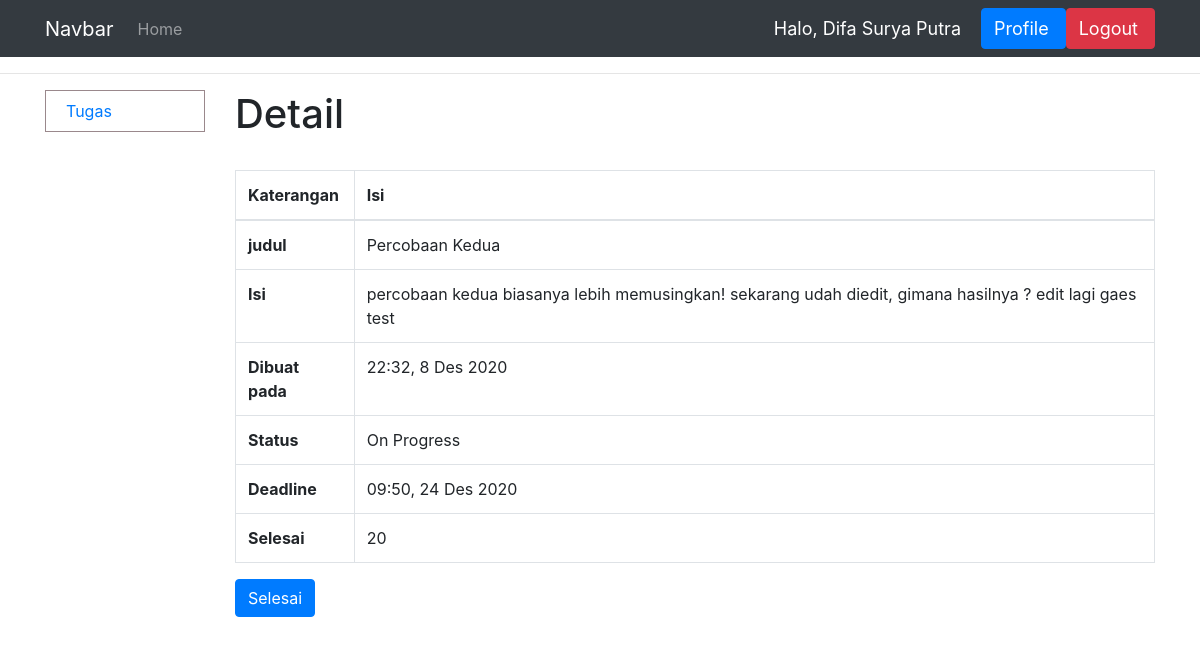
Page /lihat_tugas/15/ (signed in) on the committed database.
### dashboard/models.py (models this page shows, shortened)
class Tugas(models.Model):
    STATUS = (
        ('Tuntas', 'Tuntas'),
        ('Hold', 'Hold'),
        ('Stuck', 'Stuck'),
        ('On Progress', 'On Progress'),
        ('Selesai', 'Selesai'),
        ('Deadline', 'Deadline'),
    )
    JENIS = (
        ('Rutin', 'Rutin'),
        ('Proyek', 'Proyek')
    )
    pemilik_tugas = models.ForeignKey(User, on_delete=models.CASCADE)
    judul = models.CharField(max_length=100)
    isi = models.CharField(max_length=255)
    dibuat_pada = models.DateTimeField('Dibuat pada')
    status = models.CharField(max_length=100, choices=STATUS)
    jenis = models.CharField(max_length=100, choices=JENIS, null=True)
    deadline = models.DateTimeField('Deadline', null=True)
    kuantitas = models.IntegerField(null=True)
    selesai = models.IntegerField(null=True)
    selesai_pada = models.DateTimeField('Selesai pada', null=True)
    acc = models.IntegerField(null=True)
    def progressnya(self):
        return str(self.selesai) + "/" + str(self.kuantitas)
    def formatwaktu(self, propertinya):
        nama_bulan = {
            1: "Jan",
            2: "Feb",
            3: "Mar",
            4: "Apr",
            5: "Mei",
            6: "Jun",
            7: "Jul",
            8: "Agus",
            9: "Sep",
            10: "Okt",
            11: "Nov",
            12: "Des"
        }
        utc_datetime = propertinya
        local_timezone = pytz.timezone("Asia/Jakarta")
        local_datetime = utc_datetime.replace(tzinfo=pytz.utc)
        propertinya = local_datetime.astimezone(local_timezone)
        hari = str(propertinya.day)
        bulan = nama_bulan[propertinya.month]
        tahun = str(propertinya.year)
        jam = str(propertinya.hour)
        if len(jam) < 2:
            jam = "0" + jam
        menit = str(propertinya.minute)
        if len(menit) < 2:
            menit = "0" + menit
        return jam + ":" + menit + ", " + hari + " " + bulan + " " + tahun

### dashboard/views.py (the view, shortened to what this page needs)
# urls.py: path('lihat_tugas/<int:tugas_id>/', views.detail_tugas, name='detail_tugas'),
@login_required(login_url='login')
def detail_tugas(request, tugas_id):
    if apamanager(request.user):
        return redirect('manager')
    nama = request.user.first_name
    context = detailtugas(tugas_id)
    context['nama'] = nama
    if request.user.last_name == 'Human Resource':
        context['data_kar'] = True
    return render(request, 'dashboard/detail_tugas.html', context)

### dashboard/logic.py (called while the page is built)
def apamanager(user):
    return user.groups.filter(name='Manager').exists()

### dashboard/templates/dashboard/detail_tugas.html (shortened to what this page needs)
{% extends 'dashboard/main.html' %}
{% block content %}
<hr>
<div class="container">
    <div class="row">
        {% include 'dashboard/sidebarstaff.html' %}
        <div class="col">
            <h1>Detail</h1>
            <br>
            <table class="table table-bordered">
                <thead>
                    <tr>
                        <th scope="col">Katerangan</th>
                        <th scope="col">Isi</th>
                    </tr>
                </thead>
                <tbody>
                    <tr>
                        <th scope="row">judul</th>
                        <td>{{judul}}</td>
                    </tr>
                    <tr>
                        <th scope="row">Isi</th>
                        <td>{{isi}}</td>
                    </tr>
                    <tr>
                        <th scope="row">Dibuat pada</th>
                        <td>{{dibuat_pada}}</td>
                    </tr>
                    <tr>
                        <th scope="row">Status</th>
                        <td>{{status}}</td>
                    </tr>
                    <tr>
                        <th scope="row">Deadline</th>
                        <td>{{deadline}}</td>
                    </tr>
                    <tr>
                        <th scope="row">Selesai</th>
                        <td>{{selesai}}</td>
                    </tr>
                </tbody>
            </table>
            <form action="" method="POST">
                <button type="submit" class="btn btn-primary">Selesai</button>
            </form>
        </div>
    </div>
</div>
{% endblock %}

### dashboard/templates/dashboard/navbar.html (shortened to what this page needs)
<nav class="navbar navbar-expand-lg navbar-dark bg-dark">
    <div class="container">
        <a class="navbar-brand" href="{% url 'login' %}">Navbar</a>
        <div class="collapse navbar-collapse" id="navbarNav">
            <ul class="navbar-nav">
                <li class="nav-item">
                    <a class="nav-link" href="{% url 'login' %}">Home</a>
                </li>
            </ul>
        </div>
        <span class="hello-msg">Halo, {{nama}}</span>
        <span><button type="button" class="btn btn-primary "><a class="hello-msg mr-1 text-center"
                    href="{% url 'profile' %}">Profile</a></button></span>
        <span><button type="button" class="btn btn-danger"><a class="hello-msg mr-1 text-center"
                    href="{% url 'logout' %}">Logout</a></button></span>
    </div>
</nav>

### dashboard/templates/dashboard/navbar.html (style rules this page uses)
.hello-msg { font-size: 18px; color: #fff; margin-right: 20px; }

### rows in the picture
Tugas: judul "Percobaan Kedua", isi "percobaan kedua biasanya lebih memusingkan! sekarang udah diedit, gimana hasilnya ? edit lagi gaes test", status "On Progress"

### other values in the picture
{{ nama }} "Difa Surya Putra"
{{ dibuat_pada }} "22:32, 8 Des 2020"
{{ deadline }} "09:50, 24 Des 2020"
{{ selesai }} "20"
